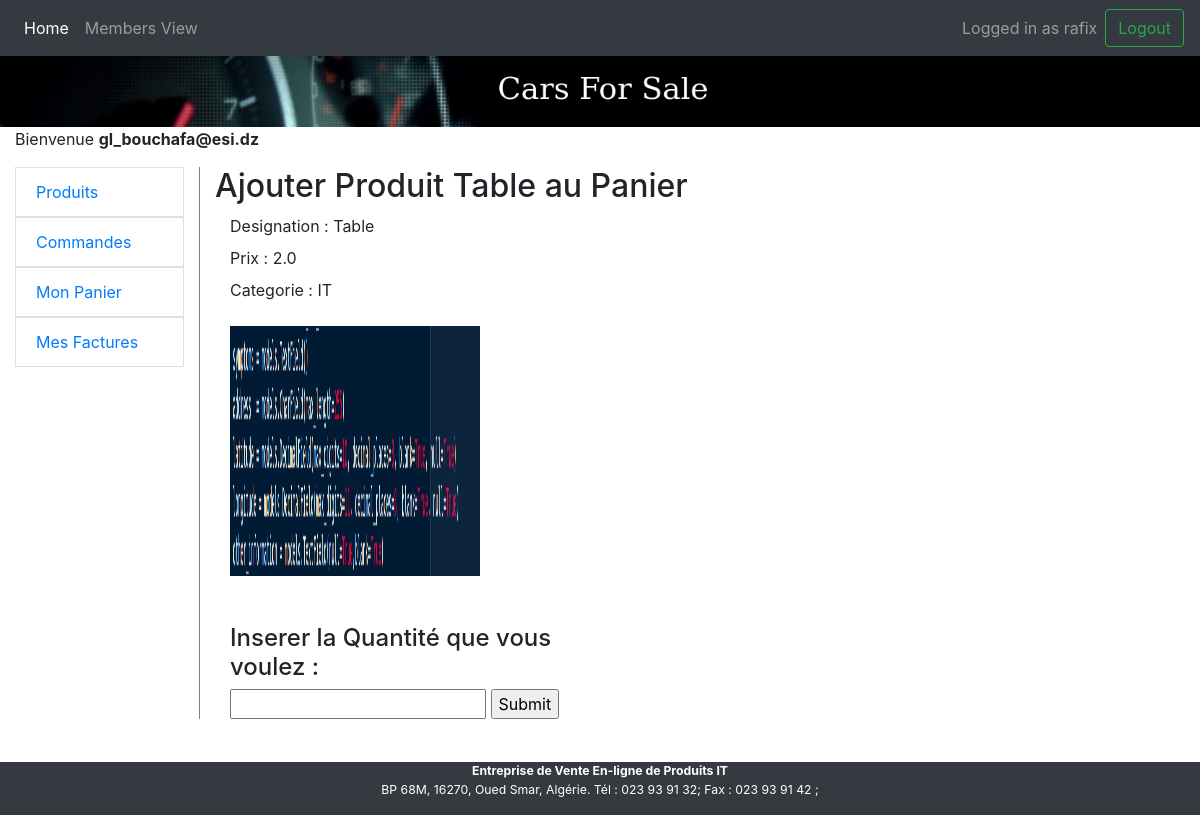
Screenshot of /bill/add_produit_panier/3/ (signed in) with the database file from the repository.
### bill/models.py (models this page shows)
class User(AbstractUser):
    email = models.EmailField(unique=True, null=False, blank=False)
    USER_TYPE_CHOICES = (
        (0, 'admin'),
        (1, 'client'),
        (2, 'fournisseur'),
    )
    user_type = models.PositiveSmallIntegerField(choices=USER_TYPE_CHOICES)
    USERNAME_FIELD = 'email'
    REQUIRED_FIELDS = ['user_type', 'username']

class Produit(models.Model):
    designation = models.CharField(max_length=50)
    prix = models.FloatField(default=0)
    fournisseur = models.ForeignKey(Fournisseur,on_delete=models.CASCADE,related_name='produits',null=True)
    categorie = models.ForeignKey(Categorie,on_delete=models.CASCADE,related_name='produits',null=True)
    photo = models.ImageField(default=None)
    def __str__(self):
        return self.designation

class Categorie(models.Model):
    nom = models.CharField(max_length=50)
    def __str__(self):
        return self.nom

### bill/views.py (the view, shortened to what this page needs)
# urls.py: path('add_produit_panier/<int:pk>/', views.ajouter_panier_view, name='add_produit_panier'),
@login_required
def ajouter_panier_view(request, pk):
    context={}
    if request.method == 'GET':
        produit = get_object_or_404(Produit, id=pk)
        context['produit'] = produit
        return render(request, 'bill/ajouter_produit_panier.html', context)

### bill/templates/bill/ajouter_produit_panier.html (shortened to what this page needs)
{% extends 'bill/base.html' %}
{% load bootstrap4 django_tables2 crispy_forms_tags %}
{% block content%}
  <h2>Ajouter Produit {{ produit }} au Panier </h2>
  <div class="col-lg-5">
  <label>Designation :</label> {{ produit.designation }}</br>
  <label>Prix :</label> {{ produit.prix }}</br>
  <hlabel2>Categorie :</label> {{ produit.categorie }}</br></br>
  <img src="{{ produit.photo.url }}" alt="produit" width="250" height="250"></br></br></br>
  <form method='post' >
      <h4 for="quantity">Inserer la Quantité que vous voulez :</h4>
      <input type="number" id="qte" name="qte" min="1">
      <input type="submit" value="Submit">
  </form>
  </div>
{% endblock %}

### bill/templates/bill/base.html (shortened to what this page needs)
<!DOCTYPE HTML>
<html>
  <head>
    {% load bootstrap4 django_tables2 crispy_forms_tags %}
	{% bootstrap_css %}
  </head>
  <body>
  	<div class="container-fluid">
	{% block navbar %}
    	{% include  './navbar.html' %}
	{% endblock %}
	<br><br>
    <header class="row">
        	 <img src="/media/banniere.png" alt="banniere" width="100%" >
	</header>
	<div class="row">
    	<div class="col-lg-12">
        	<p>
            	Bienvenue <strong>{{ user }}</strong>
          	</p>
		</div>
    </div>
	<div class="row">
		<div id="sidebar-wrapper" class="col-lg-2">
			<div id="sidebar">
			{% block sidebar %}
				{% include  './navsidebar.html' %}
        	{% endblock %}
       		</div>
       	</div>
        <section class="col-lg-10 pull-right">
			{% block content %}
			{% endblock %}
        </section>
	</div>
    <br><br><br><br>
    <footer class="row"><small><small>
		<div class="fixed-bottom text-center text-white bg-dark col-lg-12">
          <address>
          	  	<strong>Entreprise de Vente En-ligne de Produits IT</strong><br>
				BP 68M, 16270, Oued Smar, Algérie. Tél : 023 93 91 32; Fax : 023 93 91 42 ;
          </address>
        </div>
	</small></small></footer>
	</div>
  </body>
</html>

### bill/templates/bill/navbar.html (shortened to what this page needs)
<nav class="navbar navbar-expand-md navbar-dark fixed-top bg-dark">
    <div class="collapse navbar-collapse" id="navbarsExampleDefault">
        <ul class="navbar-nav mr-auto">
            <li class="nav-item active">
                <a class="nav-link" href="#">Home</a>
            </li>
            <li class="nav-item">
                <a class="nav-link" href="#">Members View</a>
            </li>
        </ul>
        {% if user.is_authenticated %}
            <ul class="navbar-nav mr-right">
                <li class="nav-item">
                    <a class="nav-link"">Logged in as {{ user.username }}</a>
                </li>
                <form class="form-inline my-2 my-lg-0" action="/accounts/logout/" method="POST">
                    <button class="btn btn-outline-success my-2 my-sm-0" type="submit">Logout</button>
                </form>
            </ul>
        {% endif %}
    </div>
</nav>

### bill/templates/bill/base.html (style rules this page uses)
#sidebar-wrapper { border-right: 1px solid gray; }

### rows the page displays
User: username "rafix", email "gl_bouchafa@esi.dz"
Produit: designation "Table", prix "2.0", categorie "IT", photo (picture)
